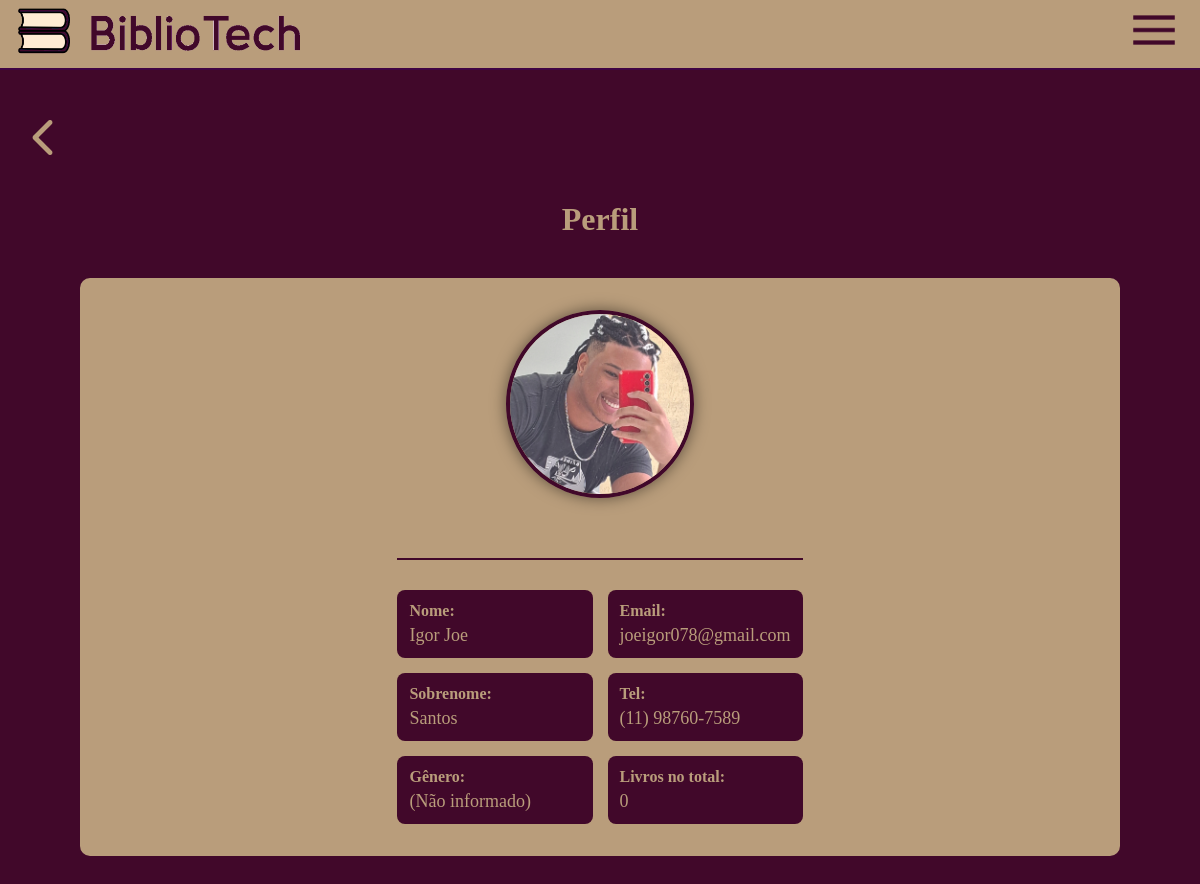
The app's page /perfil/ (signed in) with its own data.
### usuarios/models.py (models this page shows, shortened)
class UsuarioCustomizado(AbstractUser):
    escolha_genero = [
        ('M', 'Masculino'),
        ('F', 'Feminino'),
        ('O', 'Outro'),
        ('N', 'Prefiro não informar'),
    ]
    telefone = models.CharField(max_length=15, blank=True, null=True)
    foto_perfil = models.ImageField(upload_to='profile_pics/', blank=True, null=True, default='profile_pics/default_profile.png')
    genero = models.CharField(max_length=1, choices=escolha_genero, blank=True, null=True)

### usuarios/views.py (the view, shortened to what this page needs)
# urls.py: path('perfil/', views.perfil_view, name='perfil'),
@login_required
def perfil_view(request):
    foto_form = FotoPerfilForm(instance=request.user)
    try:
        livros_reservados_count = Reserva.objects.filter(usuario=request.user).exclude(status='devolvido').count()
    except Exception:
        livros_reservados_count = 0
    context = {
        'usuario': request.user,
        'livros_reservados_count': livros_reservados_count,
        'foto_form': foto_form,
    }
    return render(request, 'usuarios/perfil.html', context)

### usuarios/templatetags/phone_filters.py (called while the page is built)
@register.filter(name='phone_format')
def phone_format(number_string):
    if not number_string:
        return ""
    digits = re.sub(r'\D', '', str(number_string))
    if len(digits) == 11:
        return f"({digits[:2]}) {digits[2:7]}-{digits[7:]}"
    elif len(digits) == 10:
        return f"({digits[:2]}) {digits[2:6]}-{digits[6:]}"
    else:
        return number_string

### usuarios/templates/usuarios/perfil.html (shortened to what this page needs)
{% extends 'core/base.html' %}
{% load static %}
{% load phone_filters %}
{% block content %}
<div class="profile-page-container">
    <div class="page-header">
        <h1>Perfil</h1>
    </div>
    <div class="profile-card">
        <form method="POST" enctype="multipart/form-data" id="foto-perfil-form">
            <label for="id_foto_perfil" class="profile-pic-label">
                <div class="profile-pic-container">
                    <img src="{% if usuario.foto_perfil %}{{ usuario.foto_perfil.url }}{% else %}{% static 'images/default_profile.png' %}{% endif %}"
                         alt="Foto de Perfil"
                         class="profile-pic"
                         id="profile-pic-preview">
                </div>
            </label>
        </form>
        <div class="profile-details-grid">
            <div class="profile-column">
                <div class="detail-item">
                    <span class="detail-label">Nome:</span>
                    <span class="detail-value">{{ usuario.first_name }}</span>
                </div>
                <div class="detail-item">
                    <span class="detail-label">Sobrenome:</span>
                    <span class="detail-value">{{ usuario.last_name }}</span>
                </div>
                <div class="detail-item">
                    <span class="detail-label">Gênero:</span>
                    <span class="detail-value">{{ usuario.get_genero_display|default:"(Não informado)" }}</span>
                </div>
            </div>
            <div class="profile-column">
                <div class="detail-item">
                    <span class="detail-label">Email:</span>
                    <span class="detail-value">{{ usuario.email }}</span>
                </div>
                <div class="detail-item">
                    <span class="detail-label">Tel:</span>
                    <span class="detail-value">{{ usuario.telefone|phone_format|default:"(Não informado)" }}</span>
                </div>
                <div class="detail-item">
                    <span class="detail-label">Livros no total:</span>
                    <span class="detail-value">{{ livros_reservados_count }}</span>
                </div>
            </div>
        </div>
    </div>
</div>
{% endblock %}

### static/css/style.css (style rules this page uses)
:root { --bg-color: #41082a; --text-color: #b99d7b; --primary-color: #5c0361; --button-bg: #4B0082; --header-bg: #2a2a2a; --container-bg: #b99d7b; --border-header: #3f0443; --border-button: #000000; --shadow-button: #6c6c6c; --secondary-color: #b99d7b; --font-pixel: 'Century Gothic', bold; }
html, body { margin: 0; padding: 0; height: 100%; }
body { background-color: var(--bg-color); color: var(--text-color); font-family: var(--font-pixel); font-size: 24px; margin: 0; padding-top: 70px; }
.page-header { display: flex; align-items: center; gap: 15px; margin-bottom: 20px; padding: 0 10px; }
.page-header h1 { margin: 0; font-size: 32px; }
.page-header { display: flex; justify-content: space-between; align-items: center; margin-bottom: 30px; }
.page-header h1 { font-size: 32px; margin: 0; flex-grow: 1; text-align: center; }
.profile-pic-label { display: inline-block; cursor: pointer; position: relative; margin-bottom: 30px; }
.profile-pic-container { width: 180px; height: 180px; border-radius: 50%; overflow: hidden; margin: 0 auto; border: 4px solid var(--bg-color); box-shadow: 0 0 15px rgba(0, 0, 0, 0.5); position: relative; }
.profile-pic-container .profile-pic { width: 100%; height: 100%; object-fit: cover; display: block; }
.profile-details-grid { display: grid; grid-template-columns: 1fr 1fr; gap: 15px; text-align: left; border-top: 2px solid var(--bg-color); margin-top: 30px; padding-top: 30px; }
.profile-column { display: flex; flex-direction: column; gap: 15px; }
.detail-item { background-color: var(--bg-color); padding: 12px; border-radius: 8px; font-size: 18px; }
.detail-label { color: var(--secondary-color); font-weight: bold; font-size: 16px; display: block; margin-bottom: 5px; }
.detail-value { color: var(--secondary-color); word-break: break-all; }
.profile-card { display: flex; flex-direction: column; align-items: center; background-color: var(--container-bg); padding: 30px 100px; border-radius: 10px; margin: 40px auto; max-width: 100%; border: 2px solid var(--secondary-color) }
.profile-pic-label { margin-bottom: 30px; }

### records on screen
UsuarioCustomizado: foto_perfil (picture), first_name "Igor Joe", last_name "Santos", genero "(Não informado)", email "joeigor078@gmail.com", telefone "(11) 98760-7589"

### other values on screen
{{ livros_reservados_count }} "0"
